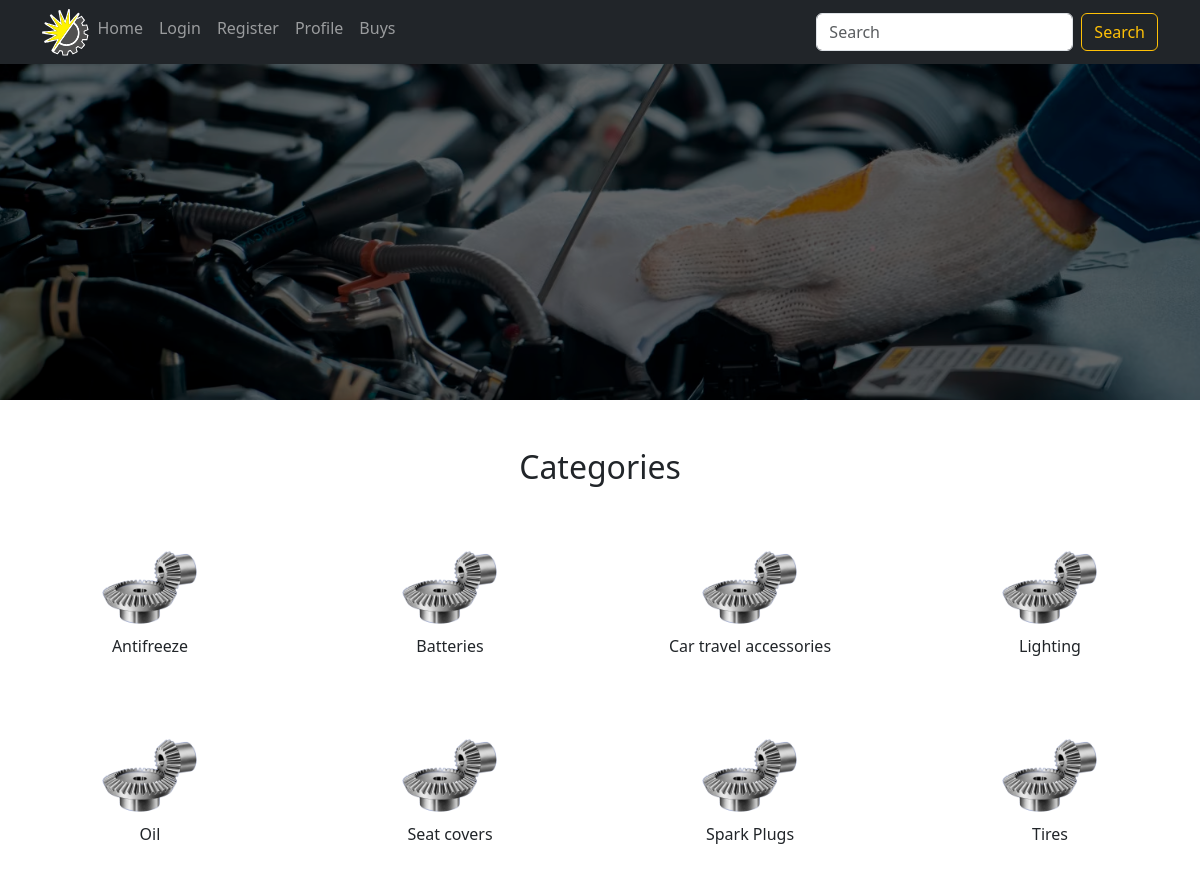
/, run on an earlier commit of the app's database.
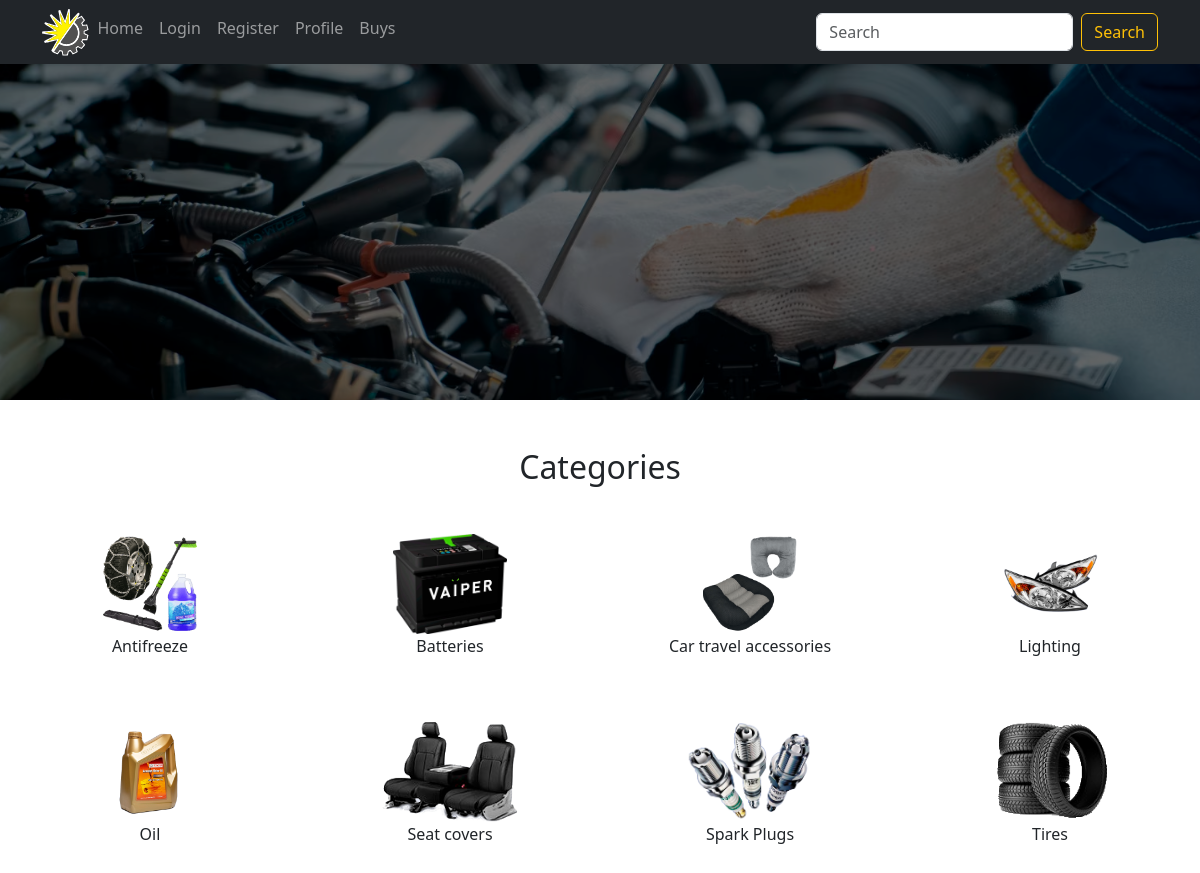
And on a later commit of the database.
### apps/shop/models.py (models this page shows, shortened)
class Category(models.Model):
    uuid = models.UUIDField(default=uuid.uuid4, editable=False)
    name = models.CharField(max_length=64, unique=True,
                            help_text="Enter a category (e.g. Oil, Tire etc.)")
    logo = SvgField(upload_to='categories_logo', default='categories_logo/logo_default.svg',
                    get_filename=model_funcs.get_category_logo_filename, storage=OverwriteCodedStorage())
    image = NamedImageField(upload_to='categories_images', default='categories_images/image_default.png',
                            get_filename=model_funcs.get_category_image_filename, storage=OverwriteCodedStorage())
    class Meta:
        verbose_name = "category"
        verbose_name_plural = "categories"
        ordering = ("name",)

### apps/shop/views.py (the view)
# urls.py: path('', views.home, name='home'),
def home(request):
    categories = Category.objects.all()
    return render(request, "shop/home.html", {
        'categories': categories
    })

### templates/shop/home.html (shortened to what this page needs)
{% extends "shop/carousel.html" %}
{% block under_carousel %}
  <div class="container-fluid">
    <h2 class="text-center my-5">Categories</h2>
    <div class="row gy-5">
      {% for category in categories %}
        <div class="col-md-3 col-sm-4 col-6 text-center" style="padding:0 4%;">
          <div class="position-relative">
            <img src="{{category.image.url}}" height="100px"/>
            <p>{{ category.name }}</p>
         </div>
        </div>
      {% empty %}
        <h2 class="text-center my-5">No Categories</h2>
      {% endfor %}
    </div>
  </div>
{% endblock %}
{% block carousel_interval %}5000{% endblock %}

### templates/shop/carousel.html (shortened to what this page needs)
{% extends "shop/base.html" %}
{% load static %}
{% block content %}
  {% block carousel %}
    <div
      class="carousel slide"
      data-bs-interval="{% block carousel_interval %}3000{% endblock %}"
      id="carouselControls"
      data-bs-ride="carousel">
      <div class="carousel-inner">
        {% block carousel_items %}
          <div class="carousel-item active">
            <img class="d-block w-100" src="{% static '/shop/images/carousel_1.png' %}" alt="">
          </div>
        {% endblock %}
      </div>
    </div>
  {% endblock %}
  {% block under_carousel %}{% endblock %}
{% endblock %}

### templates/shop/base.html (shortened to what this page needs)
<!doctype html>
{% load static %}
<html lang="en">
  <head>
    <link
      href="https://cdn.jsdelivr.net/npm/bootstrap@5.3.0/dist/css/bootstrap.min.css"
      rel="stylesheet"
>
    <link
      rel="stylesheet"
      href="https://use.fontawesome.com/releases/v5.7.2/css/all.css"
 />
    {% load static %}
    <link rel="stylesheet" href="{% static 'shop/css/styles.css' %}" />
  </head>
  <body style="height: {% block page_height %}5000px{% endblock %};">
    {% block navbar %}
      <header>
        <nav class="navbar fixed-top navbar-expand-md navbar-dark bg-dark">
          <div class="container">
            {% if request.user.is_authenticated %}
              <img src="{{ request.user.profile.avatar.url }}" height="47px"/>
            {% else %}
              <img src="{% static '/shop/images/small_logo.svg' %}" height="47px">
            {% endif %}
            <div class="collapse navbar-collapse" id="navbarContent">
              <ul class="navbar-nav me-auto mb-2">
                <li class="nav-item">
                  <a href="{% url 'shop:home' %}" class="nav-link">Home</a>
                </li>
                {% if request.user.is_authenticated %}
                  <li class="nav-item">
                    <a href="{% url 'shop:logout' %}" class="nav-link">Logout</a>
                  </li>
                {% else %}
                  <li class="nav-item">
                    <a href="{% url 'shop:login' %}" class="nav-link">Login</a>
                  </li>
                {% endif %}
                <li class="nav-item">
                  <a href="{% url 'shop:register' %}" class="nav-link">Register</a>
                </li>
                <li class="nav-item">
                  <a href="{% url 'shop:products' %}" class="nav-link">Profile</a>
                </li>
                <li class="nav-item">
                  <a href="{% url 'shop:products' %}" class="nav-link">Buys</a>
                </li>
              </ul>
              <form action="" class="d-flex">
                <input type="search" placeholder="Search" class="form-control me-2">
                <button
                  type="button"
                  class="btn btn-outline-warning"
                  data-toggle="button"
                  aria-pressed="false">
                  Search
                </button>
              </form>
            </div>
          </div>
        </nav>
      </header>
    {% endblock %}
    <main style="padding-top: 50px; height:350;">
      {% block content %}{% endblock %}
    </main>
  </body>
</html>

### templates/shop/carousel.html (style rules this page uses)
.carousel-inner img { object-fit: cover; height: 350px; }
.carousel-item:after { content:""; position:absolute; top:0; bottom:0; left:0; right:0; background:rgba(0,0,0,0.6); }

What changed in the data, as far as the page shows it:
changed Category "Antifreeze": image: picture added in place of a placeholder
changed Category "Batteries": image: picture added in place of a placeholder
changed Category "Car travel accessories": image: picture added in place of a placeholder
changed Category "Lighting": image: picture added in place of a placeholder
changed Category "Oil": image: picture added in place of a placeholder
changed Category "Seat covers": image: picture added in place of a placeholder
changed Category "Spark Plugs": image: picture added in place of a placeholder
changed Category "Tires": image: picture added in place of a placeholder
